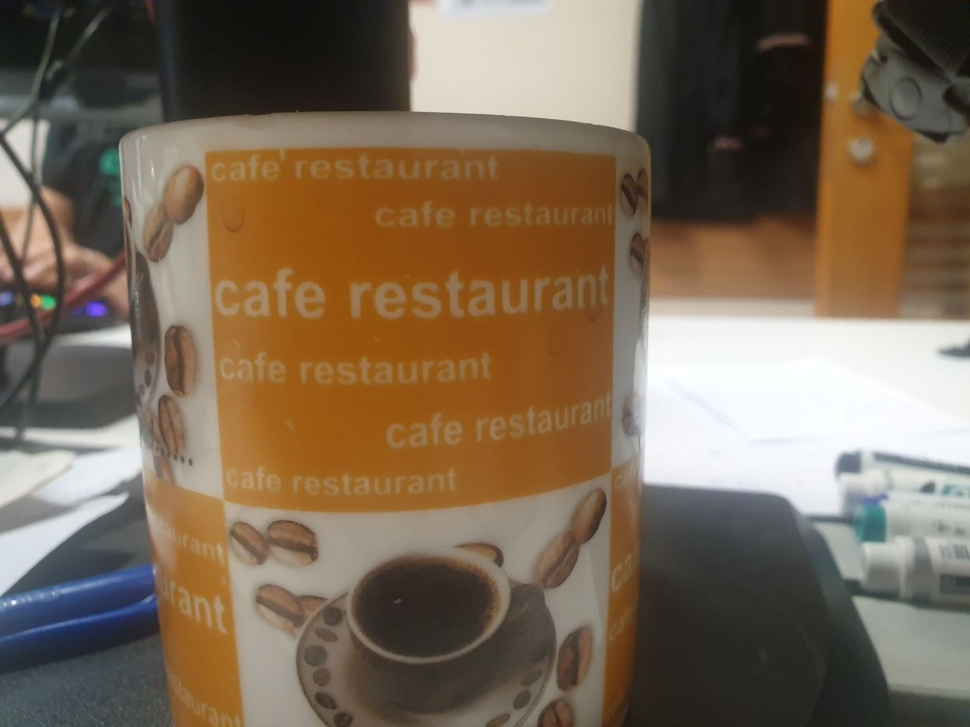
#> input picture Text/photo_2023-10-09_11-10-13.jpg, 970 x 727 px, shrunk from 1280 x 960 before the run, found by its file name
$ python detect_text.py
#> lines starting #> are read from the running program, lines starting #| are printed output that depends on the picture
import cv2
from pytesseract import pytesseract
path_to_tesseract = r'C:\Program Files\Tesseract-OCR\tesseract.exe'
pytesseract.tesseract_cmd = path_to_tesseract

image = cv2.imread('C:/Workarea/File_Analyser/Text/photo_2023-10-09_11-10-13.jpg')
#> image is the input picture: shape (727, 970, 3); mean B, G, R 85.6, 105.2, 122.8

# Convert the image to grayscale
gray = cv2.cvtColor(image, cv2.COLOR_BGR2GRAY)
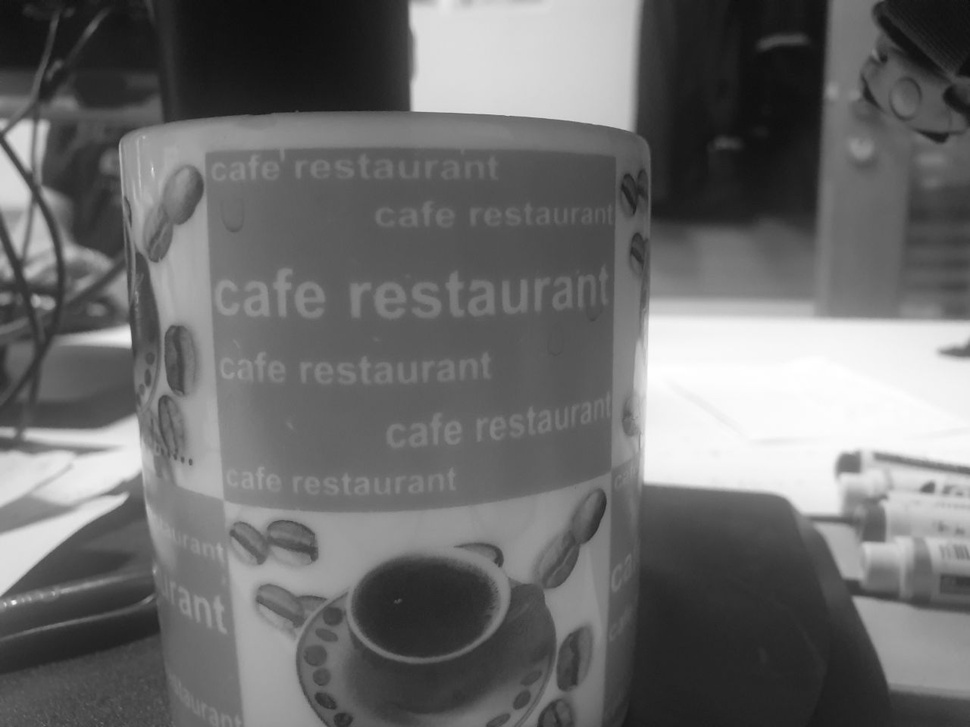
#> gray: shape (727, 970); min 12, max 255, mean 108.2

blurred=cv2.blur(gray,(3,2),cv2.BORDER_DEFAULT)
#> (the run stopped early here; a loop or call above may not have finished)
